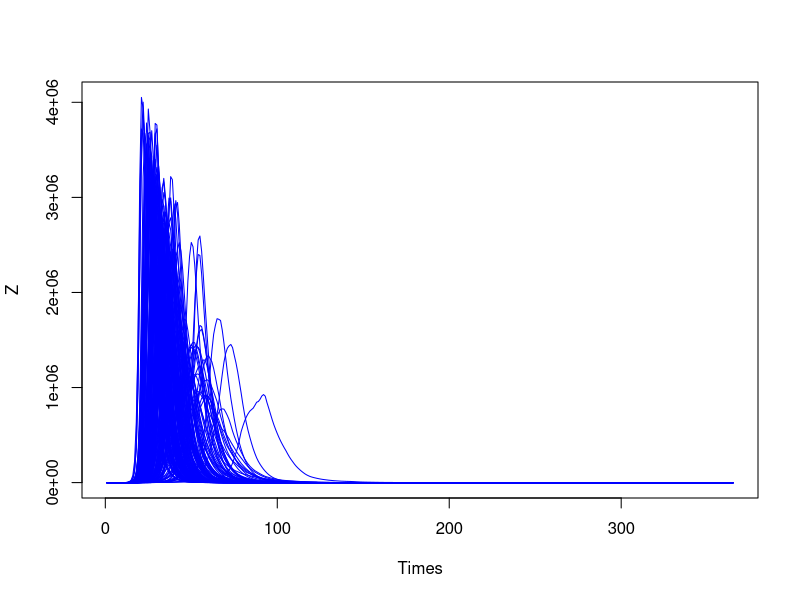
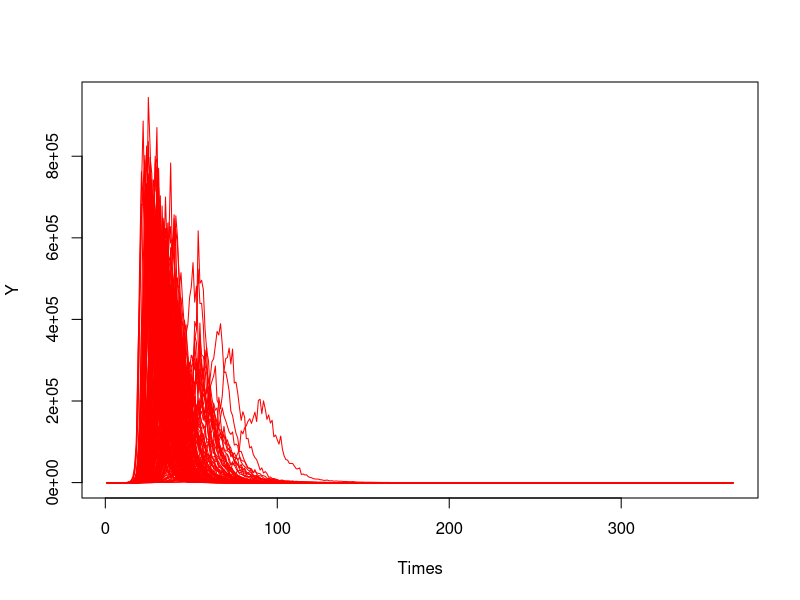
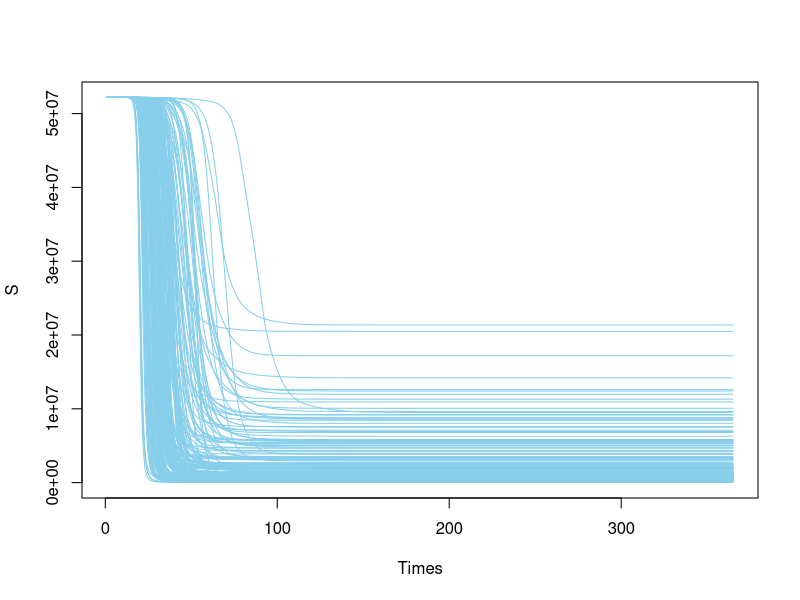
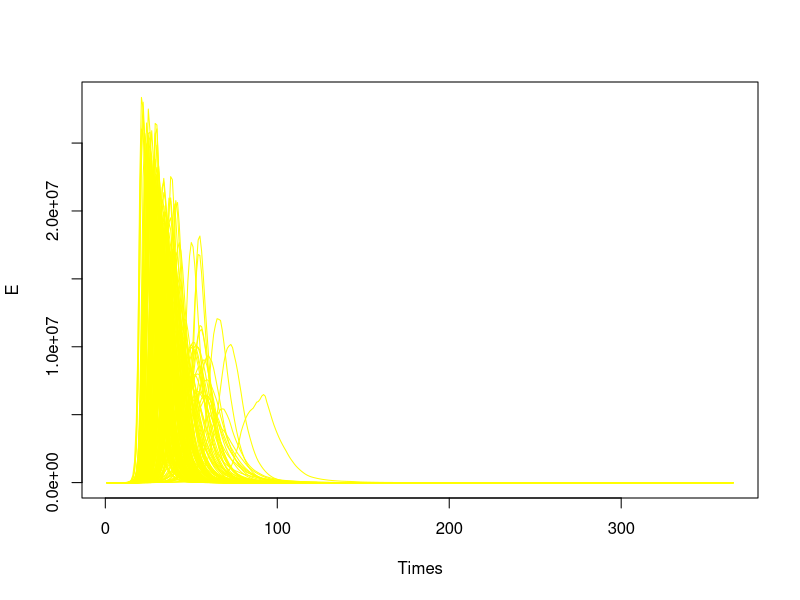
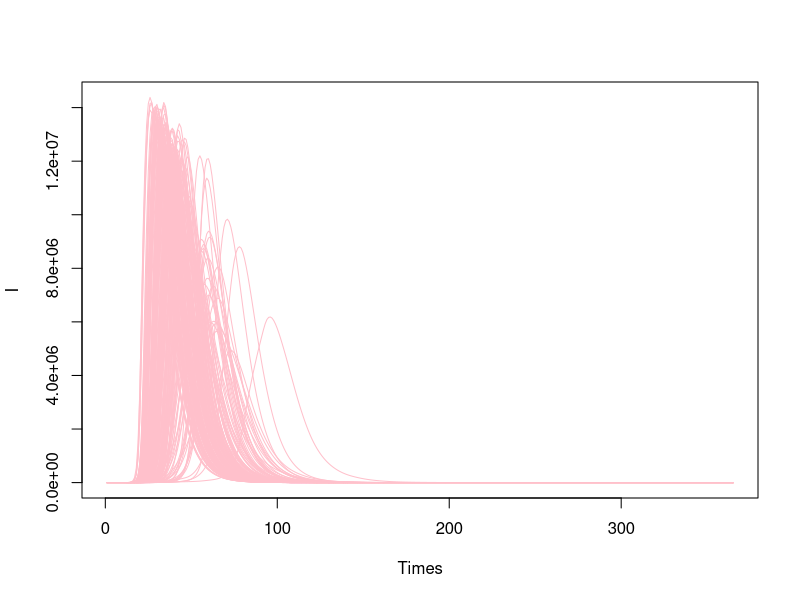
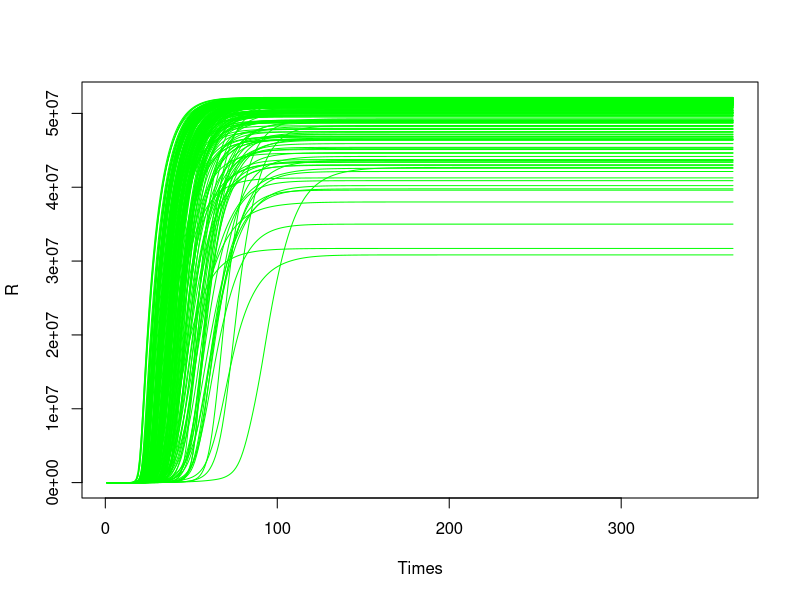

Write R code to recreate these figures, in order.

rm(list=ls())
require(deSolve)


#Simulate an O-U Process
ornstein_uhlenbeck <- function(n,theta,sigma,x0,lens,mu,e){
  dt <- 1
  x<-vector(length=lens)
  for (i in 1:n) {
    if (i==1){x[i]=x0}
    else{
      x[i]  <-  x[i-1] + theta*(mu[i]-x[i])*dt + sigma*e[i]}
  }
  
  return(x);
}





gen_ode_model <- function(rep_time = 200, ori_seed = 2023, tims = 365, 
                          n = 52196381, pars = c(k=7, gamma=9),
                          ini_state = c(t=1,S=N-1, E=1, I=0, R=0),
                          tau = 0.1){
  
  times = 1:tims
  N = n
  
  mu = vector(length=tims) 
  for (t in 1:tims) {
    if (t <= 120){
      mu[t]=-0.02      }                    #No lock-down policy
    else {mu[t]=-0.2-0.02 }                 #Lock-down policy
  }
  mu = ts(mu)
  
  Zs = setNames(data.frame(matrix(NA, nrow = tims, ncol = rep_time)), paste0("Z", 1:rep_time))
  Ys = setNames(Zs, paste0("Y", 1:rep_time))
  dSs = setNames(Zs, paste0("dS", 1:rep_time))
  dEs = setNames(Zs, paste0("dE", 1:rep_time))
  dIs = setNames(Zs, paste0("dI", 1:rep_time))
  dRs = setNames(Zs, paste0("dR", 1:rep_time)) 
  
  params = pars   
  initial_state = ini_state
  tau1 = tau
  
  #Main ODE Model
  Covid_OU <- function(time, current_state, params){
    
    with(as.list(c(current_state, params)),{
      
      # N <- S+E+I+R
      dt <- 1
      dS <- -exp(x[t])*S*(E+0.1*I)/N
      dE <- exp(x[t])*S*(E+0.1*I)/N - E*(1/k+1/gamma)
      dI <- E/k-I*(1/gamma+0.0087)
      dR <- (I+E)/gamma+0.0087*I
      
      return(list(c( dt, dS, dE, dI, dR)))
    })
  }
  
  ## rep 200 times 
  for (rep_i in 1:rep_time) {
    set.seed(ori_seed + 1000*rep_i)
    
    e = rnorm(n = length(times) , sd = 1)
    
    x = ornstein_uhlenbeck(tims, 0.05, sqrt(0.004), log(0.8), tims,mu,e)
    
    
    model4 = ode(initial_state, times, Covid_OU, params)
    
    Z1 = model4[,4]/7
    
    Y1 = vector(length = tims)
    
    for (i in 1:tims){
      Y1[i] = rlnorm(1,log(Z1[i]/5),tau1)
    }
    
    dSi = model4[,3]
    dEi = model4[,4]
    dIi = model4[,5]
    dRi = model4[,6]
    # print(Z1)
    Zs[, rep_i] = Z1
    Ys[, rep_i] = Y1
    dSs[, rep_i] = dSi
    dEs[, rep_i] = dEi
    dIs[, rep_i] = dIi
    dRs[, rep_i] = dRi
  }
  
  # output
  return(list(    
    Z = Zs,
    Y = Ys,
    dS = dSs,
    dE = dEs,
    dI = dIs,
    dR = dRs))
}


ode_example <- gen_ode_model(200)

## for z

zs = ncol(ode_example$Z)

for (i in 1:zs) {
  if (i == 1){
    plot(ode_example$Z[,1], col="blue", type = "l", 
         ylim = c(0, max(ode_example$Z)),
         xlab = 'Times', ylab = 'Z')
    }
  else{
    lines(ode_example$Z[,i], col="blue")
  }
}

## for y

ys = ncol(ode_example$Y)

for (i in 1:ys) {
  if (i == 1){
    plot(ode_example$Y[,1], col="red", type = "l", 
         ylim = c(0, max(ode_example$Y)),
         xlab = 'Times', ylab = 'Y')
  }
  else{
    lines(ode_example$Y[,i], col="red")
  }
}

## for s

ss = ncol(ode_example$dS)

for (i in 1:ss) {
  if (i == 1){
    plot(ode_example$dS[,1], col="skyblue", type = "l", 
         ylim = c(0, max(ode_example$dS)),
         xlab = 'Times', ylab = 'S')
  }
  else{
    lines(ode_example$dS[,i], col="skyblue")
  }
}


## for e

es = ncol(ode_example$dE)

for (i in 1:es) {
  if (i == 1){
    plot(ode_example$dE[,1], col="yellow", type = "l", 
         ylim = c(0, max(ode_example$dE)),
         xlab = 'Times', ylab = 'E')
  }
  else{
    lines(ode_example$dE[,i], col="yellow")
  }
}


## for i

is = ncol(ode_example$dI)

for (i in 1:is) {
  if (i == 1){
    plot(ode_example$dI[,1], col="pink", type = "l", 
         ylim = c(0, max(ode_example$dI)),
         xlab = 'Times', ylab = 'I')
  }
  else{
    lines(ode_example$dI[,i], col="pink")
  }
}


## for R

rs = ncol(ode_example$dR)

for (i in 1:rs) {
  if (i == 1){
    plot(ode_example$dR[,1], col="green", type = "l", 
         ylim = c(0, max(ode_example$dR)),
         xlab = 'Times', ylab = 'R')
  }
  else{
    lines(ode_example$dR[,i], col="green")
  }
}
